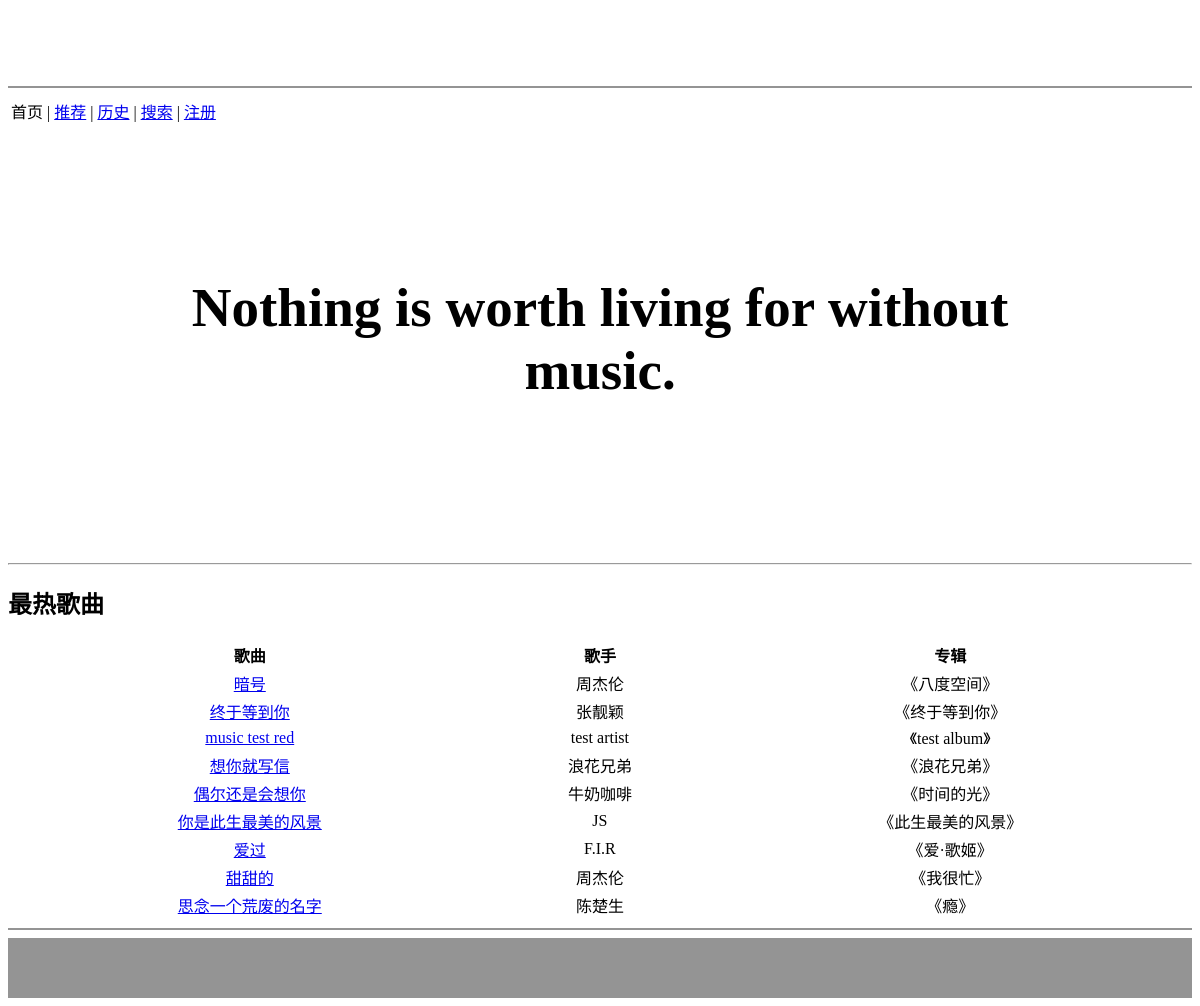
/, run on an earlier commit of the app's database.
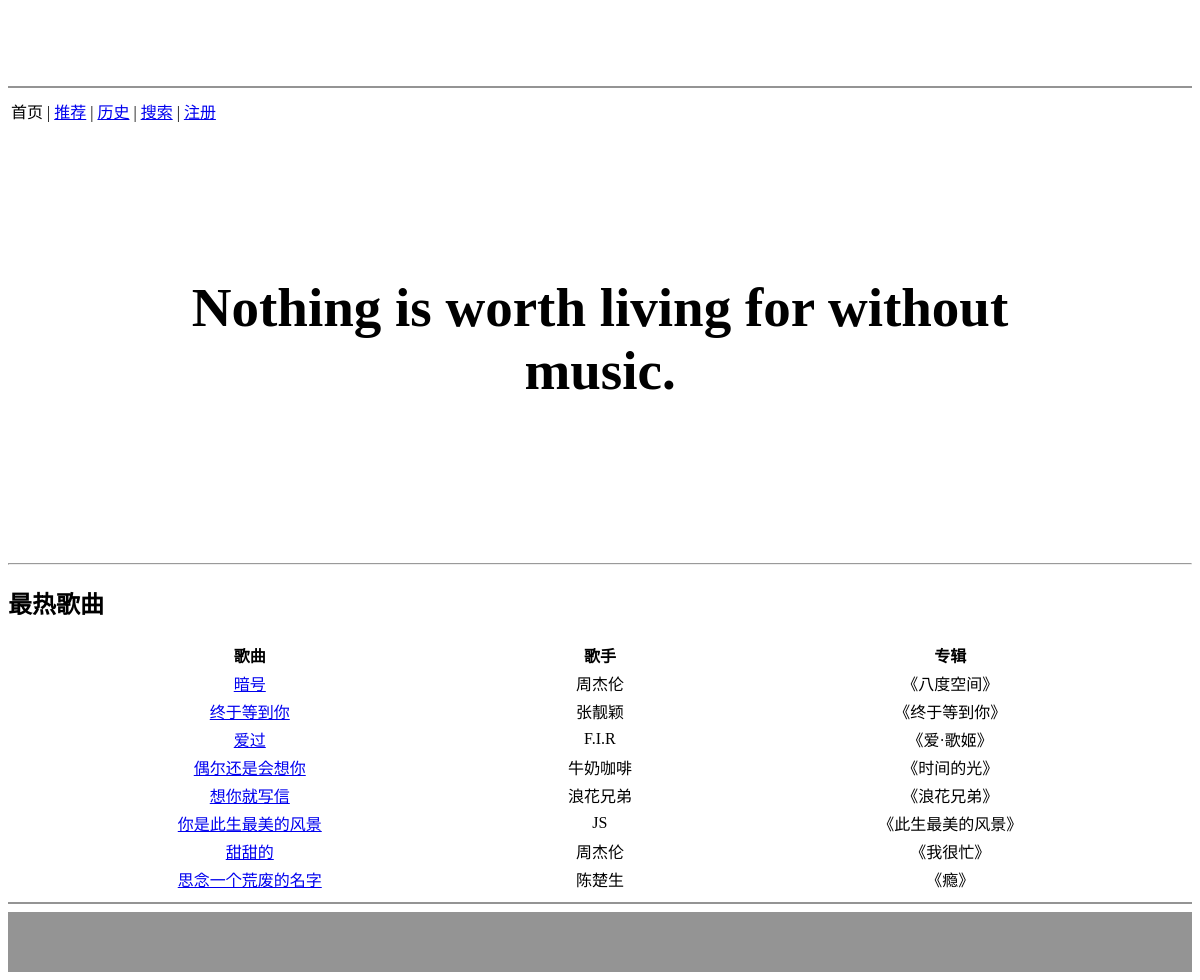
And on a later commit of the database.
### control/models.py (models this page shows)
class MusicModel(models.Model):
	music_id = models.CharField(max_length=180, default='init')
	music_name = models.CharField(max_length=32, default='init')
	artist = models.CharField(max_length=32, default='init')
	album = models.CharField(max_length=32, default='init')
	file_url = models.CharField(max_length=256, default='init')
	date = models.DateField(null=True)

### control/views.py (the view)
# urls.py: url(r'^$', index_view),
def index_view(request):
	ctx = {}
	try:
		logger.info('index_view, started')
		pt_hot = get_platform_hot()
		if pt_hot['result']	!= 'success':
			return HttpResponse('get_platform_hot got error!')
		s_details = []
		logger.info(pt_hot)
		for (k, v) in pt_hot['songs']:
			detail = MusicModel.objects.filter(music_id=k)
			if detail:
				music_name = detail[0].music_name
				artist = detail[0].artist
				album = detail[0].album
				s_details.append({'music_id':k, 'music_name':music_name, 'artist':artist, 'album':album})
		logger.info(s_details)
		ctx['hot_songs'] = s_details
		ctx['user_flag'] = 0
		ctx['user_id'] = 'null'
		ctx['user_name'] = 'null'
		cookie = 'null'
		if 'lxy_cookie' in request.COOKIES:
			user = UserProfileModel.objects.filter(cookie=request.COOKIES['lxy_cookie'])
			if user:
				ctx['user_flag'] = 1
				ctx['user_id'] = user[0].user_id
				ctx['user_name'] = user[0].user_name
				context = RequestContext(request, ctx)
				template = loader.get_template('control/index.html')
				response = HttpResponse(template.render(context))
				return response
			else:
				cookie = datetime.datetime.now().isoformat()
				ctx['user_id'] = hashlib.sha1(cookie.encode('utf-8')).hexdigest()
		else:
			cookie = datetime.datetime.now().isoformat()
			ctx['user_id'] = hashlib.sha1(cookie.encode('utf-8')).hexdigest()
		context = RequestContext(request, ctx)
		template = loader.get_template('control/index.html')
		response = HttpResponse(template.render(context))
		if 'lxy_cookie' not in request.COOKIES:
			response.set_cookie('lxy_cookie', cookie)
		return response
	except Exception as e:
		error = traceback.format_exc()
		logger.info(error)
		ctx['err'] = error
		return JsonResponse(ctx)

### control/data_filter.py (called while the page is built)
def get_platform_hot():
	ctx = {}
	try:
		logger.info('get_platform_hot, started')
		songs = UserHistoryModel.objects.filter()
		records = {}
		for each in songs:
			music_id = each.music_id
			if music_id not in records:
				records[music_id] = 1
			else:
				records[music_id] += 1
		sort_rd = sorted(records.items(), key=lambda item:item[1], reverse=True)
		songs = sort_rd
		if len(sort_rd) > PLAT_HOT_NUM:
			songs = sort_rd[0:PLAT_HOT_NUM-1]
		ctx['result'] = 'success'
		ctx['songs'] = songs
		return ctx
	except Exception as e:
		err = traceback.format_exc()
		logger.info(err)
		ctx['result'] = 'failed'
		ctx['err'] = err
		return ctx

### templates/control/index.html (shortened to what this page needs)
<html>
<head>
</head>
<body>
	<marquee bgcolor = "949494" width = "100%" height = "50" behavior="scroll">
		<font size="18" color="FFFFFF">音  乐  吧</font>
	</marquee>
	<hr color="949494">
	<table>
		<tr>
			<td>
				<span>首页</span>
				<span>|</span>
				<span><a href="/control/recommend/view/{{ user_id }}">推荐</a></span>
				<span>|</span>
				<span><a href="/control/history/view/{{ user_id }}">历史</a></span>
				<span>|</span>
				<span><a href="/control/search/view/{{ user_id }}">搜索</a></span>
				<span>|</span>
				<span>
					{% if user_flag == 1%}
					{{ user_name }} 欢迎回来！
					{% else %}
					<a href="/control/user/regview">注册</a>
					{% endif %}
				</span>
			</td>
		</tr>
	</table>
	<h1>Nothing is worth living for without music.</h1>
	<hr>
	<h2>最热歌曲</h2>
	<table width=100%>
		<tr id="tr2">
			<th>歌曲</th>
			<th>歌手</th>
			<th>专辑</th>
		</tr>
		{% for each in hot_songs %}
		<tr align="center">
			<td><a href='/control/play/{{ user_id }}/{{ each.music_id }}'>{{ each.music_name }}</a></td>
			<td>{{ each.artist }}</td>
			<td>《{{ each.album }}》</td>
		</tr>
		{% endfor %}
	</table>
	<hr color="949494">
	<hr size="60" color="949494">
</body>
</html>

### templates/control/index.html (style rules this page uses)
h1 { color:"FF9999";background-color:"D7D7D7";text-align:center;height:100px;font-family:"Vijaya";font-size:55px;margin-top:0;padding:150px; }

What changed in the data, as far as the page shows it:
removed MusicModel: music_name "music test red", artist "test artist", album "test album"
